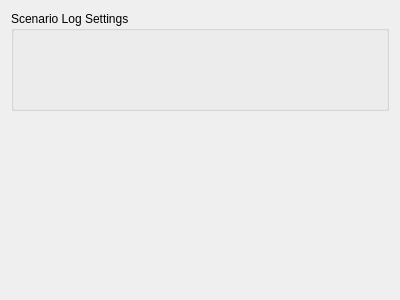
<?xml version="1.0" encoding="UTF-8"?>
<ui version="4.0">
 <class>LogSettingsWidget</class>
 <widget class="QWidget" name="LogSettingsWidget">
  <property name="geometry">
   <rect>
    <x>0</x>
    <y>0</y>
    <width>400</width>
    <height>300</height>
   </rect>
  </property>
  <property name="windowTitle">
   <string>Form</string>
  </property>
  <layout class="QGridLayout" name="gridLayout">
   <item row="0" column="0">
    <widget class="QgsCollapsibleGroupBox" name="mGroupBox">
     <property name="minimumSize">
      <size>
       <width>0</width>
       <height>100</height>
      </size>
     </property>
     <property name="title">
      <string>Scenario Log Settings</string>
     </property>
    </widget>
   </item>
   <item row="1" column="0">
    <spacer name="verticalSpacer">
     <property name="orientation">
      <enum>Qt::Vertical</enum>
     </property>
     <property name="sizeHint" stdset="0">
      <size>
       <width>20</width>
       <height>173</height>
      </size>
     </property>
    </spacer>
   </item>
  </layout>
 </widget>
 <customwidgets>
  <customwidget>
   <class>QgsCollapsibleGroupBox</class>
   <extends>QGroupBox</extends>
   <header>qgscollapsiblegroupbox.h</header>
   <container>1</container>
  </customwidget>
 </customwidgets>
 <resources/>
 <connections/>
</ui>
